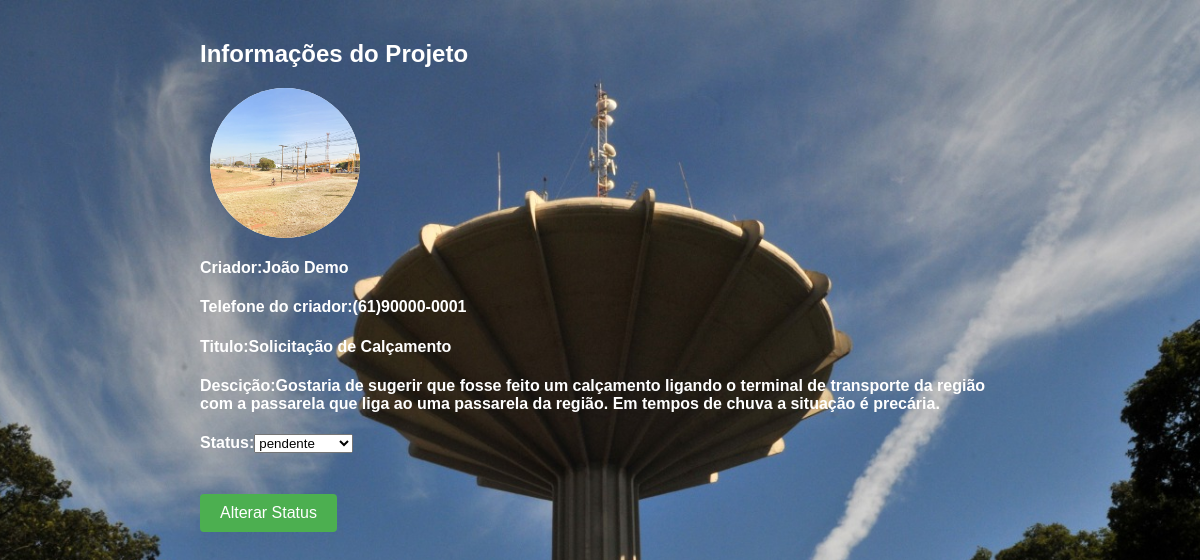
/view/AlterarProjetoP.php?id=1 (signed in), run on the app's committed database.
### tables this page shows
CREATE TABLE IF NOT EXISTS `tb_projeto` (
  `idprojeto` INT(11) NOT NULL AUTO_INCREMENT,
  `titulo` VARCHAR(45) NOT NULL,
  `arquivo` VARCHAR(255) NOT NULL,
  `descricao` VARCHAR(255) NOT NULL,
  `dataHora` TIMESTAMP NOT NULL DEFAULT CURRENT_TIMESTAMP ON UPDATE CURRENT_TIMESTAMP,
  `idtipo_projeto` INT(11) NOT NULL,
  `idprefeitura` INT(11) NOT NULL,
  `idstatus` INT(11) NOT NULL,
  `idtipo_regiao` INT(11) NOT NULL,
  PRIMARY KEY (`idprojeto`),
  INDEX `fk_tb_projeto_tb_tipo_projeto1_idx` (`idtipo_projeto` ASC),
  INDEX `fk_tb_projeto_tb_prefeito_comunitario1_idx` (`idprefeitura` ASC),
  INDEX `fk_tb_projeto_tb_status1_idx` (`idstatus` ASC),
  INDEX `fk_tb_projeto_tipo_regiao1_idx` (`idtipo_regiao` ASC),
  CONSTRAINT `fk_tb_projeto_tb_prefeito_comunitario1`
    FOREIGN KEY (`idprefeitura`)
    REFERENCES `tb_prefeito_comunitario` (`idprefeitura`)
    ON DELETE NO ACTION
    ON UPDATE NO ACTION,
  CONSTRAINT `fk_tb_projeto_tb_status1`
    FOREIGN KEY (`idstatus`)
    REFERENCES `tb_status` (`idstatus`)
    ON DELETE NO ACTION
    ON UPDATE NO ACTION,
  CONSTRAINT `fk_tb_projeto_tb_tipo_projeto1`
    FOREIGN KEY (`idtipo_projeto`)
    REFERENCES `tb_tipo_projeto` (`idtipo_projeto`)
    ON DELETE NO ACTION
    ON UPDATE NO ACTION,
  CONSTRAINT `fk_tb_projeto_tipo_regiao1`
    FOREIGN KEY (`idtipo_regiao`)
    REFERENCES `tb_tipo_regiao` (`idtipo_regiao`)
    ON DELETE NO ACTION
    ON UPDATE NO ACTION);

CREATE TABLE IF NOT EXISTS `tb_prefeito_comunitario` (
  `idprefeitura` INT(11) NOT NULL AUTO_INCREMENT,
  `nome_prefeito` VARCHAR(45) NOT NULL,
  `cpf_prefeito` VARCHAR(45) NOT NULL,
  `dt_nasc_prefeito` DATE NOT NULL,
  `tel_prefeito` VARCHAR(15) NOT NULL,
  `genero` INT(11) NOT NULL COMMENT '1=masculino\\n2=feminino\\n3=outros',
  `endereco_prefeito` VARCHAR(100) NOT NULL,
  `numero_registro_prefeito` VARCHAR(45) NOT NULL,
  `data_criacao_prefeito` TIMESTAMP NOT NULL DEFAULT CURRENT_TIMESTAMP ON UPDATE CURRENT_TIMESTAMP,
  `idusuario` INT(11) NOT NULL,
  PRIMARY KEY (`idprefeitura`),
  UNIQUE INDEX `cpf_Prefeito_UNIQUE` (`cpf_prefeito` ASC),
  UNIQUE INDEX `tel_prefeito_UNIQUE` (`tel_prefeito` ASC),
  UNIQUE INDEX `numero_registro_prefeito_UNIQUE` (`numero_registro_prefeito` ASC),
  INDEX `fk_tb_prefeito_comunitario_tb_usuario1_idx` (`idusuario` ASC),
  CONSTRAINT `fk_tb_prefeito_comunitario_tb_usuario1`
    FOREIGN KEY (`idusuario`)
    REFERENCES `tb_usuario` (`idusuario`)
    ON DELETE NO ACTION
    ON UPDATE NO ACTION);

CREATE TABLE IF NOT EXISTS `tb_status` (
  `idstatus` INT(11) NOT NULL AUTO_INCREMENT,
  `tipo_status` VARCHAR(45) NOT NULL,
  PRIMARY KEY (`idstatus`));

### DAO/Tb_projetoDAO.php (called while the page is built, shortened)
<?php
class Tb_projetoDAO {
        public function pesquisarumregistro(Tb_projetoDTO $Tb_projetoDTO){
         $pdo = Conexao::getInstance();
         $sql = "SELECT * from tb_projeto U
         INNER JOIN tb_status S on U.idstatus=S.idstatus
         INNER JOIN tb_prefeito_comunitario PC on U.idprefeitura=PC.idprefeitura
         where U.idprojeto=?;";
         $execucao = $pdo ->prepare($sql);
         $execucao ->bindValue(1,$Tb_projetoDTO->getIdprojeto());
         $execucao ->execute();
         $resultado = $execucao->fetch(PDO::FETCH_ASSOC);
         return $resultado;
    }
    }

### DTO/Tb_projetoDTO.php (called while the page is built, shortened)
<?php
class Tb_projetoDTO {
     private $idprojeto;
    function getIdprojeto() {
        return $this->idprojeto;
    }
    function setIdprojeto($idprojeto) {
        $this->idprojeto = $idprojeto;
    }
}

### view/AlterarProjetoP.php (the view, shortened to what this page needs)
<!DOCTYPE html>
<html>
<head>
    <link rel="stylesheet" href="../css/perfil.css">
</head>
<body>
    <?php
    require_once '../DAO/Tb_projetoDAO.php';
    require_once '../DTO/Tb_projetoDTO.php';
    $idprojeto = $_GET["id"];
    $Tb_projetoDTO = new Tb_projetoDTO();
    $Tb_projetoDTO->setIdprojeto($idprojeto);
    $Tb_projetoDAO = new Tb_projetoDAO();
    $projeto = $Tb_projetoDAO->pesquisarumregistro($Tb_projetoDTO);
    $nome = $projeto["nome_prefeito"];
    $tel = $projeto["tel_prefeito"];
    $arquivo = "../img/upload/" . $projeto["arquivo"];
    $titulo = $projeto["titulo"];
    $descicao = $projeto["descricao"];
    ?>
<div class="container">
    <h2>Informações do Projeto</h2>
    <div class="profile-picture">
        <img src="<?= $arquivo ?>" alt="Profile Picture">
    </div>
    <p>
        <h4><strong>Criador:</strong><?= $nome ?></h4>
    </p>
    <p>
        <h4><strong>Telefone do criador:</strong><?= $tel ?></h4>
    </p>
    <p>
        <h4><strong>Titulo:</strong><?= $titulo ?></h4>
    </p>
    <p>
        <h4><strong>Descição:</strong><?= $descicao ?></h4>
        <form name="alterarProjetoP" method="post" action="../controller/alterarProjetoPcontroller.php">
        </p>
        <p>
            <h4><strong>Status:</strong><select name="idstatus">
            <?php
                if ($projeto["idstatus"] == "1") {
                    echo "<option value='1'selected>pendente</option>";
                } else if ($projeto["idstatus"] == "2") {
                    echo "<option value='1'>pendente</option>";
                    echo "<option value='2'selected>Em análise</option>";
                    echo "<option value='3'>Deferido</option>";
                    echo "<option value='4'>Não deferido</option>";
                } else if ($projeto["idstatus"] == "3") {
                    echo "<option value='1'>pendente</option>";
                    echo "<option value='2'>Em análise</option>";
                    echo "<option value='3'selected>Deferido</option>";
                    echo "<option value='4'>Não deferido</option>";
                } else {
                    echo "<option value='1'>pendente</option>";
                    echo "<option value='2'>Em análise</option>";
                    echo "<option value='3'>Deferido</option>";
                    echo "<option value='4'selected>Não deferido</option>";
                }
                ?>
                </select>
                </h4>
        </p>
        <input type="submit" value="Alterar Status" class="edit-profile-button">
    </div>
</body>
</html>

### css/perfil.css (style rules this page uses)
body { background-image: url(../img/WhatsApp-Image-2021-03-27-at-10.47.21.jpeg); background-size: cover; background-position: center; color: #fff; font-family: Arial, sans-serif; font-size: 16px; margin: 0 20px; padding: 0; height: 100vh; }
.edit-profile-button { background-color: #4CAF50; border: none; border-radius: 4px; color: white; cursor: pointer; font-size: 16px; margin-top: 20px; padding: 10px 20px; text-align: center; text-decoration: none; transition-duration: 0.4s; }
.container { margin: 0 auto; max-width: 800px; padding: 20px; }
.profile-picture { width: 150px; height: 150px; border-radius: 50%; overflow: hidden; margin: 10px; background-color: #f5f5f5; }
.profile-picture img { width: 100%; height: 100%; object-fit: cover; }

### data on the page
tb_projeto: arquivo (picture), idprefeitura.nome_prefeito "João Demo", idprefeitura.tel_prefeito "(61)90000-0001", titulo "Solicitação de Calçamento", descricao "Gostaria de sugerir que fosse feito um calçamento ligando o terminal de transporte da região com a passarela que liga ao uma passarela da região. Em tempos de chuva a situação é precária."
tb_status: idstatus "pendente"
